Frame 1 (no input): blank canvas, image omitted
Frame 60 (the mouse pressed at the canvas centre just before this capture): blank canvas, image omitted
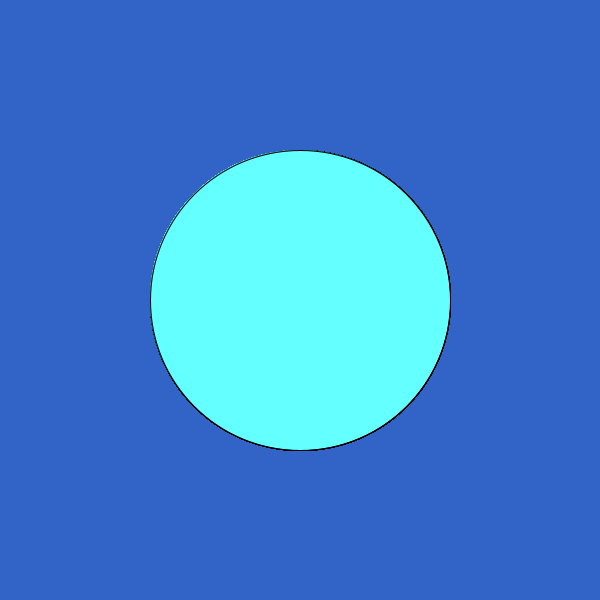
Frame 120 (the mouse held since frame 60 and released just before this capture)

The Processing sketch whose frames 1 and 60 were blank and that drew this single picture after the mouse press (run headless with seeded random() and noise(); from frame 60 on, the mouse is pressed at the canvas centre):

// Processing sketch: processing_148247
// ── processing_148247.pde

void setup()
{
  size(600,600);
  background(50,100,200);
  smooth();
}


void draw()
{ 
  fill(100,mouseX,mouseY);
  ellipse(300,300,mouseX,mouseY);
}
